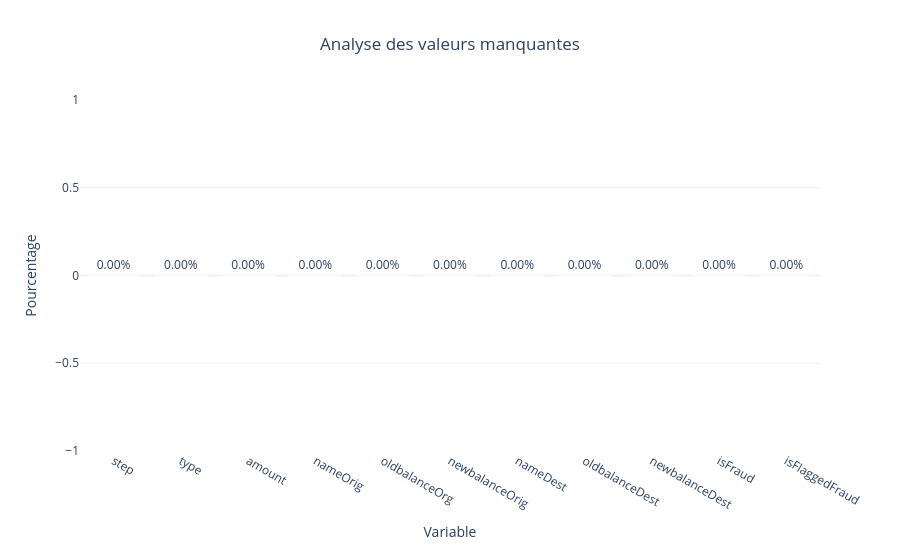

Notebook code cell kept with this figure:
### Code cell
# ============================================
# VISUALISATION DES VALEURS MANQUANTES
# ============================================

fig = px.bar(
    missing_values,
    x="Variable",
    y="Pourcentage",
    color="Pourcentage",
    text="Pourcentage",

    color_continuous_scale=[
        "#06B6D4",
        "#7C3AED",
        "#0F172A"
    ],

    title="Analyse des valeurs manquantes"
)

fig.update_traces(
    texttemplate='%{text:.2f}%',
    textposition='outside'
)

fig.update_layout(
    template="plotly_white",
    height=550,
    title_x=0.5,
    coloraxis_showscale=False
)

fig.show()

### Figure 1 — Plotly figure (JSON) as saved in the notebook; plotly's stock layout.template omitted (floating-point values rounded to 4 significant figures)
{"data": [{"hovertemplate": "Variable=%{x}<br>Pourcentage=%{marker.color}<extra></extra>", "legendgroup": "", "marker": {"color": [0.0, 0.0, 0.0, 0.0, 0.0, 0.0, 0.0, 0.0, 0.0, 0.0, 0.0], "coloraxis": "coloraxis", "pattern": {"shape": ""}}, "name": "", "orientation": "v", "showlegend": false, "text": [0.0, 0.0, 0.0, 0.0, 0.0, 0.0, 0.0, 0.0, 0.0, 0.0, 0.0], "textposition": "outside", "texttemplate": "%{text:.2f}%", "type": "bar", "x": ["step", "type", "amount", "nameOrig", "oldbalanceOrg", "newbalanceOrig", "nameDest", "oldbalanceDest", "newbalanceDest", "isFraud", "isFlaggedFraud"], "xaxis": "x", "y": [0.0, 0.0, 0.0, 0.0, 0.0, 0.0, 0.0, 0.0, 0.0, 0.0, 0.0], "yaxis": "y"}], "layout": {"barmode": "relative", "coloraxis": {"colorbar": {"title": {"text": "Pourcentage"}}, "colorscale": [[0, "#06B6D4"], [0.5, "#7C3AED"], [1, "#0F172A"]], "showscale": false}, "height": 550, "legend": {"tracegroupgap": 0}, "title": {"text": "Analyse des valeurs manquantes", "x": 0.5}, "xaxis": {"anchor": "y", "domain": [0, 1], "title": {"text": "Variable"}}, "yaxis": {"anchor": "x", "domain": [0, 1], "title": {"text": "Pourcentage"}}}}
